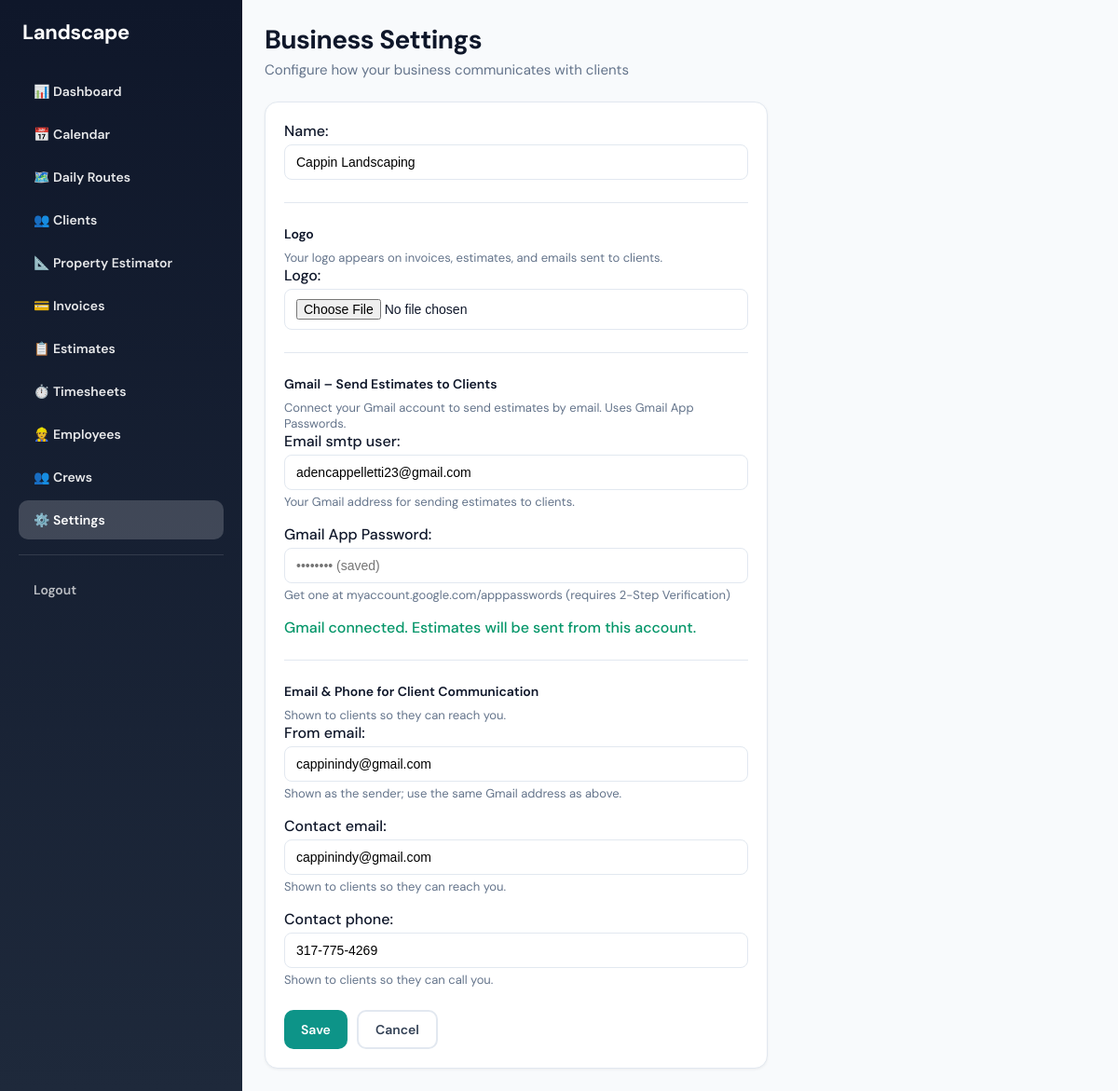
The page /settings/ (signed in) on the database its author committed.
### businesses/models.py (models this page shows, shortened)
class Business(models.Model):
    name = models.CharField(max_length=255)
    logo = models.ImageField(
        upload_to="business_logos/%Y/",
        blank=True,
        null=True,
        help_text="Logo shown on invoices, estimates, and emails sent to clients",
    )
    email_smtp_user = models.EmailField(
        blank=True,
        help_text="Gmail address for sending estimates (e.g. your.business@gmail.com)",
    )
    email_smtp_password = models.CharField(
        max_length=255,
        blank=True,
        help_text="Gmail App Password (not your normal password)",
    )
    from_email = models.EmailField(
        blank=True,
        help_text="Email address estimates are sent from (use same as Gmail above)",
    )
    contact_email = models.EmailField(
        blank=True,
        help_text="Email clients can use to reach you (shown in estimates/emails)"
    )
    contact_phone = models.CharField(
        max_length=20,
        blank=True,
        help_text="Phone number clients can use to reach you (shown in estimates/emails)"
    )
    created_at = models.DateTimeField(auto_now_add=True)
    updated_at = models.DateTimeField(auto_now=True)
    AUTO_INVOICE_CHOICES = [
    ('auto', 'Automatically create invoices'),
    ('manual', 'Manually create invoices'),
    ]
    auto_invoice = models.CharField(
        max_length=10,
        choices=AUTO_INVOICE_CHOICES,
        default='manual'
    )

### businesses/views.py (the view)
# urls.py: path("", views.business_settings, name="business_settings"),
@role_required("owner")
@require_http_methods(["GET", "POST"])
def business_settings(request):
    business = _get_business(request)
    if not business:
        messages.error(request, "You must be associated with a business.")
        return redirect("/")
    if request.method == "POST":
        form = BusinessSettingsForm(request.POST, request.FILES, instance=business)
        if form.is_valid():
            form.save()
            messages.success(request, "Business settings updated.")
            return redirect("business_settings")
    else:
        form = BusinessSettingsForm(instance=business)
    return render(request, "businesses/business_settings.html", {
        "form": form,
        "business": business,
    })

### businesses/views.py (called while the page is built)
def _get_business(request):
    return getattr(request.user, "business", None)

### businesses/templates/businesses/business_settings.html (shortened to what this page needs)
{% extends "base.html" %}
{% block content %}
<div class="page-header">
  <h1>Business Settings</h1>
  <p>Configure how your business communicates with clients</p>
</div>
<div class="card" style="max-width: 540px;">
  <form method="post" enctype="multipart/form-data">
    <div class="field">
      {{ form.name.label_tag }}{{ form.name }}{{ form.name.errors }}
    </div>
    <div class="form-section">
      <h3>Logo</h3>
      <p class="muted">Your logo appears on invoices, estimates, and emails sent to clients.</p>
      <div class="field">
        {{ form.logo.label_tag }}{{ form.logo }}{{ form.logo.errors }}
      </div>
    </div>
    <div class="form-section">
      <h3>Gmail – Send Estimates to Clients</h3>
      <p class="muted">Connect your Gmail account to send estimates by email. Uses Gmail App Passwords.</p>
      <div class="field">
        {{ form.email_smtp_user.label_tag }}{{ form.email_smtp_user }}{{ form.email_smtp_user.errors }}
        {% if form.email_smtp_user.help_text %}<p class="help">{{ form.email_smtp_user.help_text }}</p>{% endif %}
      </div>
      <div class="field">
        {{ form.email_smtp_password.label_tag }}{{ form.email_smtp_password }}{{ form.email_smtp_password.errors }}
        {% if form.email_smtp_password.help_text %}<p class="help">{{ form.email_smtp_password.help_text }}</p>{% endif %}
      </div>
      {% if business.email_smtp_user and business.email_smtp_password %}
      <p class="help status-connected">Gmail connected. Estimates will be sent from this account.</p>
      {% else %}
      <p class="help status-disconnected">Add your Gmail and App Password above to send estimates.</p>
      {% endif %}
    </div>
    <div class="form-section">
      <h3>Email & Phone for Client Communication</h3>
      <p class="muted">Shown to clients so they can reach you.</p>
      <div class="field">
        {{ form.from_email.label_tag }}{{ form.from_email }}{{ form.from_email.errors }}
        {% if form.from_email.help_text %}<p class="help">{{ form.from_email.help_text }}</p>{% endif %}
      </div>
      <div class="field">
        {{ form.contact_email.label_tag }}{{ form.contact_email }}{{ form.contact_email.errors }}
        {% if form.contact_email.help_text %}<p class="help">{{ form.contact_email.help_text }}</p>{% endif %}
      </div>
      <div class="field">
        {{ form.contact_phone.label_tag }}{{ form.contact_phone }}{{ form.contact_phone.errors }}
        {% if form.contact_phone.help_text %}<p class="help">{{ form.contact_phone.help_text }}</p>{% endif %}
      </div>
    </div>
    <div class="form-actions">
      <button type="submit" class="btn btn-primary">Save</button>
      <a href="/" class="btn btn-secondary">Cancel</a>
    </div>
  </form>
</div>
{% endblock %}

### templates/base.html (style rules this page uses)
:root { --primary: #0d9488; --primary-hover: #0f766e; --primary-light: #ccfbf1; --secondary: #334155; --accent: #059669; --surface: #ffffff; --surface-alt: #f8fafc; --border: #e2e8f0; --text: #0f172a; --text-muted: #64748b; }
* { box-sizing: border-box; }
body { margin: 0; font-family: 'DM Sans', -apple-system, BlinkMacSystemFont, sans-serif; background: var(--surface-alt); color: var(--text); min-height: 100vh; display: flex; }
.btn { display: inline-flex; align-items: center; justify-content: center; gap: 8px; padding: 10px 18px; font-size: 14px; font-weight: 600; border-radius: 10px; text-decoration: none; cursor: pointer; border: none; transition: all 0.15s ease; font-family: inherit; }
.btn-primary { background: var(--primary); color: white; }
.btn-secondary { background: white; color: var(--secondary); border: 2px solid var(--border); }
.page-header { margin-bottom: 24px; }
.page-header h1 { font-size: 28px; font-weight: 700; margin: 0 0 4px 0; letter-spacing: -0.02em; }
.page-header p { margin: 0; color: var(--text-muted); font-size: 15px; }
.card { background: var(--surface); border-radius: 14px; padding: 20px; box-shadow: 0 1px 3px rgba(0,0,0,0.06); border: 1px solid var(--border); }

### businesses/templates/businesses/business_settings.html (style rules this page uses)
.field { margin-bottom: 16px; }
.field label { display: block; font-weight: 500; margin-bottom: 4px; }
.field input { width: 100%; padding: 10px 12px; border-radius: 8px; border: 1px solid var(--border); font-size: 14px; }
.field .help, .form-section .muted { font-size: 13px; color: var(--text-muted); margin: 4px 0 0 0; }
.form-section { margin-top: 24px; padding-top: 24px; border-top: 1px solid var(--border); }
.form-section h3 { font-size: 14px; font-weight: 600; margin: 0 0 8px 0; }
.status-connected { color: #059669; font-weight: 500; }
.form-actions { display: flex; gap: 10px; margin-top: 24px; }

### rows shown on the page
Business: name "Cappin Landscaping", email_smtp_user "adencappelletti23@gmail.com", from_email "cappinindy@gmail.com", contact_email "cappinindy@gmail.com", contact_phone "317-775-4269"
